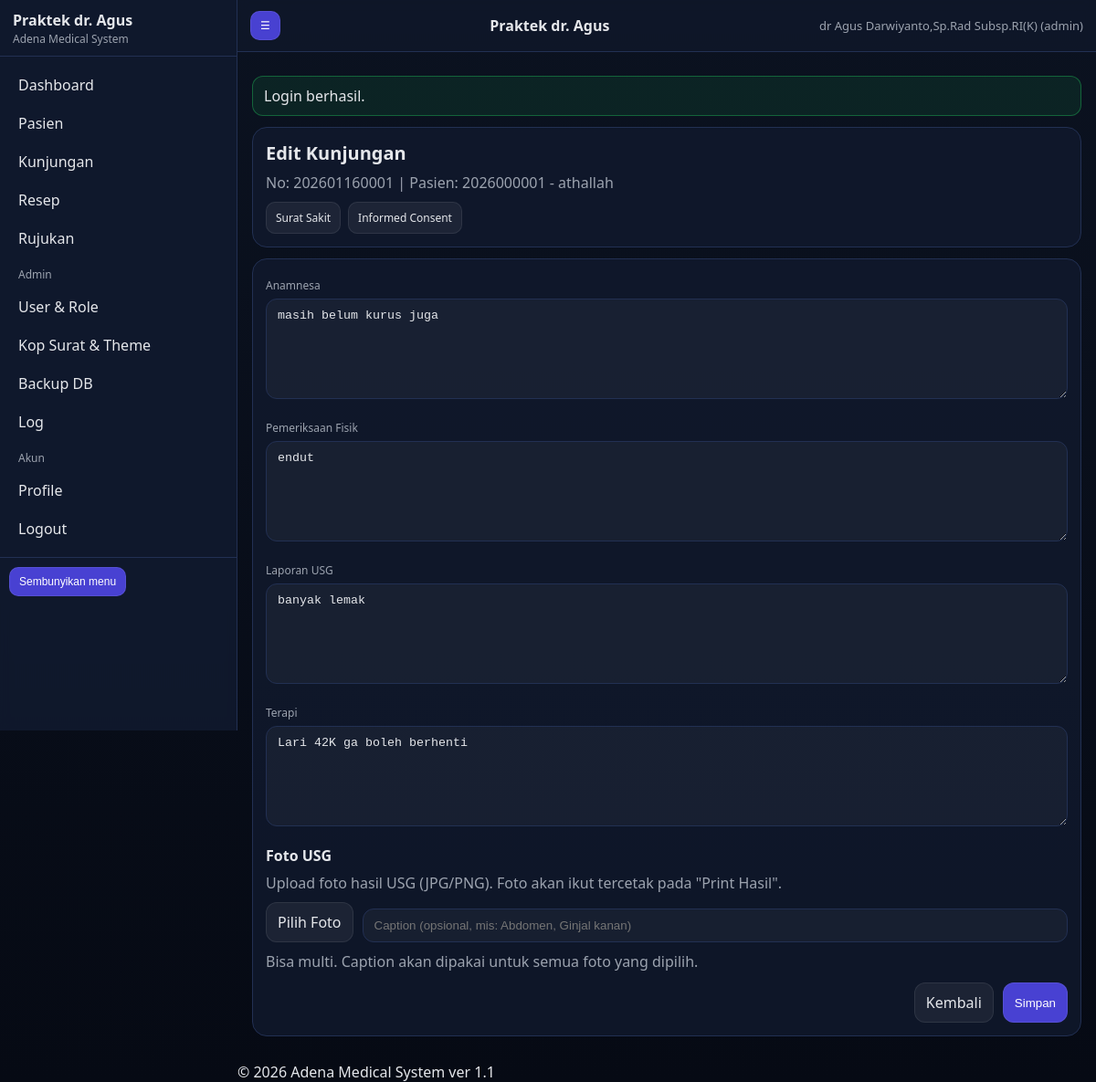
The app's page /visit_edit.php?id=3 (signed in) with its own data.
### tables this page shows
CREATE TABLE `visits` (
  `id` bigint(20) NOT NULL,
  `patient_id` bigint(20) NOT NULL,
  `visit_no` varchar(30) NOT NULL,
  `visit_date` datetime NOT NULL,
  `anamnesis` mediumtext DEFAULT NULL,
  `physical_exam` mediumtext DEFAULT NULL,
  `usg_report` mediumtext DEFAULT NULL,
  `therapy` mediumtext DEFAULT NULL,
  `doctor_id` int(11) DEFAULT NULL,
  `signature_path` varchar(255) DEFAULT NULL,
  `created_at` datetime NOT NULL,
  `updated_at` datetime DEFAULT NULL
);

CREATE TABLE `users` (
  `id` int(11) NOT NULL,
  `username` varchar(50) NOT NULL,
  `password_hash` varchar(255) NOT NULL,
  `role` enum('admin','dokter','perawat','sekretariat') NOT NULL DEFAULT 'dokter',
  `full_name` varchar(120) DEFAULT NULL,
  `sip` varchar(80) DEFAULT NULL,
  `phone` varchar(50) DEFAULT NULL,
  `email` varchar(120) DEFAULT NULL,
  `signature_path` varchar(255) DEFAULT NULL,
  `is_active` tinyint(1) NOT NULL DEFAULT 1,
  `created_at` datetime NOT NULL,
  `updated_at` datetime DEFAULT NULL
);

CREATE TABLE `patients` (
  `id` bigint(20) NOT NULL,
  `mrn` varchar(30) NOT NULL,
  `full_name` varchar(150) NOT NULL,
  `dob` date DEFAULT NULL,
  `gender` enum('L','P') NOT NULL,
  `address` varchar(255) DEFAULT NULL,
  `created_at` datetime NOT NULL
);

### app/helpers.php (called while the page is built, shortened)
<?php
function e(string $s): string { return htmlspecialchars($s, ENT_QUOTES, 'UTF-8'); }
function config(): array {
  static $cfg = null;
  if ($cfg === null) {
    $file = __DIR__ . '/config.php';
    if (!file_exists($file)) {
      $cfg = require __DIR__ . '/config.sample.php';
    } else {
      $cfg = require $file;
    }
  }
  return $cfg;
}
function base_path(): string {
  $bp = config()['base_path'] ?? '';
  return rtrim($bp, '/');
}
function url(string $path = ''): string {
  $bp = base_path();
  $path = '/' . ltrim($path, '/');
  return $bp . $path;
}
function ensure_dirs(): void {
  $cfg = config();
}
function flash_get(string $key): ?string {
  $msg = $_SESSION['_flash'][$key] ?? null;
  return $msg;
}

### app/config.php (called while the page is built)
<?php
return array (
  'installed' => true,
  'base_path' => '/AMS',
  'db' =>
  array (
    'host' => '127.0.0.1',
    'port' => 3306,
    'name' => 'ams11',
    'user' => 'root',
    'pass' => '',
    'charset' => 'utf8mb4',
  ),
  'security' =>
  array (
    'session_name' => 'AMSSESSID',
    'csrf_key' => '922e70ba681779f204f2c06607a7a469',
  ),
  'uploads' =>
  array (
    'logo_dir' => 'C:\\xampp\\htdocs\\AMS\\install/../storage/uploads/logo',
    'signature_dir' => 'C:\\xampp\\htdocs\\AMS\\install/../storage/uploads/signature',
  ),
  'paths' =>
  array (
    'logs' => 'C:\\xampp\\htdocs\\AMS\\install/../storage/logs',
    'backups' => 'C:\\xampp\\htdocs\\AMS\\install/../storage/backups',
  ),
  'gdrive' =>
  array (
    'enabled' => false,
    'service_account_json' => 'C:\\xampp\\htdocs\\AMS\\install/../storage/credentials/gdrive_service_account.json',
    'folder_id' => '',
  ),
);

### app/auth.php (called while the page is built, shortened)
<?php
require_once __DIR__ . '/helpers.php';
require_once __DIR__ . '/db.php';
function session_boot(): void {
  $cfg = config();
}
function auth_user(): ?array {
  return $_SESSION['user'] ?? null;
}

### app/db.php (called while the page is built, shortened)
<?php
require_once __DIR__ . '/helpers.php';
function db(): PDO {
  static $pdo = null;
  if ($pdo) return $pdo;
  $cfg = config()['db'];
  $dsn = sprintf('mysql:host=%s;port=%d;dbname=%s;charset=%s',
    $cfg['host'], (int)$cfg['port'], $cfg['name'], $cfg['charset'] ?? 'utf8mb4'
  );
  $opt = [
    PDO::ATTR_ERRMODE => PDO::ERRMODE_EXCEPTION,
    PDO::ATTR_DEFAULT_FETCH_MODE => PDO::FETCH_ASSOC,
    PDO::ATTR_EMULATE_PREPARES => false,
  ];
  try {
    $pdo = new PDO($dsn, $cfg['user'], $cfg['pass'], $opt);
  } catch (Throwable $e) {
    log_app('error', 'DB connection failed', ['err' => $e->getMessage()]);
    throw $e;
  }
  return $pdo;
}

### app/controllers/common.php (called while the page is built, shortened)
<?php
require_once __DIR__ . '/../helpers.php';
require_once __DIR__ . '/../db.php';
function get_settings(): array {
  $rows = db()->query("SELECT `key`,`value` FROM settings")->fetchAll();
  $s = [];
  foreach ($rows as $r) $s[$r['key']] = $r['value'];
  return $s;
}

### visit_edit.php (the view, shortened to what this page needs)
<?php
require_once __DIR__ . '/app/auth.php';
require_once __DIR__ . '/app/db.php';
require_once __DIR__ . '/app/controllers/common.php';
$u = auth_user();
$settings = get_settings();
$id = (int)($_GET['id'] ?? ($_POST['id'] ?? 0));
$st = db()->prepare(
  "SELECT v.*, p.full_name, p.mrn, p.dob, p.gender, p.address, u.full_name AS doctor_name
   FROM visits v
   JOIN patients p ON p.id=v.patient_id
   LEFT JOIN users u ON u.id=v.doctor_id
   WHERE v.id=?"
);
$st->execute([$id]);
$v = $st->fetch();
require __DIR__ . '/app/views/partials/header.php';
?>
<div class="card">
  <div class="h1">Edit Kunjungan</div>
  <div class="muted">No: <?= e($v['visit_no']) ?> | Pasien: <?= e($v['mrn'].' - '.$v['full_name']) ?></div>
  <div style="margin-top:10px;display:flex;gap:8px;flex-wrap:wrap">
    <a class="btn small secondary" href="<?= e(url('/sick_letters.php?visit_id='.(int)$id)) ?>">Surat Sakit</a>
    <a class="btn small secondary" href="<?= e(url('/consents.php?visit_id='.(int)$id)) ?>">Informed Consent</a>
  </div>
</div>
<div class="card">
  <form method="post" class="grid" autocomplete="off" enctype="multipart/form-data">
    <div class="col-12">
      <div class="label">Anamnesa</div>
      <textarea class="input" name="anamnesis"><?= e($v['anamnesis'] ?? '') ?></textarea>
    </div>
    <div class="col-12">
      <div class="label">Pemeriksaan Fisik</div>
      <textarea class="input" name="physical_exam"><?= e($v['physical_exam'] ?? '') ?></textarea>
    </div>
    <div class="col-12">
      <div class="label">Laporan USG</div>
      <textarea class="input" name="usg_report"><?= e($v['usg_report'] ?? '') ?></textarea>
    </div>
    <div class="col-12">
      <div class="label">Terapi</div>
      <textarea class="input" name="therapy"><?= e($v['therapy'] ?? '') ?></textarea>
    </div>
    <div class="col-12">
      <div class="h1" style="font-size:16px;margin-top:4px">Foto USG</div>
      <div class="muted">Upload foto hasil USG (JPG/PNG). Foto akan ikut tercetak pada "Print Hasil".</div>
      <div class="usg-upload-row" style="margin-top:10px">
        <label class="btn secondary" for="usg_images_edit">Pilih Foto</label>
        <input class="input" name="usg_caption" placeholder="Caption (opsional, mis: Abdomen, Ginjal kanan)" style="min-width:320px;flex:1">
        <div class="muted" style="align-self:center">Bisa multi. Caption akan dipakai untuk semua foto yang dipilih.</div>
      </div>
    </div>
    <div class="col-12" style="display:flex;justify-content:flex-end;gap:10px">
      <a class="btn secondary" href="<?= e(url('/visits.php?patient_id='.(int)$v['patient_id'])) ?>">Kembali</a>
      <button class="btn" type="submit">Simpan</button>
    </div>
  </form>
</div>
<?php require __DIR__ . '/app/views/partials/footer.php'; ?>

### app/views/partials/header.php (shortened to what this page needs)
<?php
require_once __DIR__ . '/../../helpers.php';
$settings = $settings ?? [];
$brand_title = $settings['brand_title'] ?? 'Praktek dr. Agus';
$badge = $settings['brand_badge'] ?? 'Adena Medical System';
$u = $u ?? null;
?>
<!doctype html>
<html lang="id">
<head>
  <link rel="stylesheet" href="<?= e(url('/public/assets/css/theme.css')) ?>">
</head>
<body>
<div class="layout">
  <aside class="sidebar no-print" id="sidebar">
    <div class="side-brand">
      <div class="side-text">
        <div class="side-title"><?= e($brand_title) ?></div>
        <div class="side-badge"><?= e($badge) ?></div>
      </div>
    </div>
    <nav class="side-nav">
      <a href="<?= e(url('/index.php')) ?>">Dashboard</a>
      <a href="<?= e(url('/patients.php')) ?>">Pasien</a>
      <a href="<?= e(url('/visits.php')) ?>">Kunjungan</a>
      <a href="<?= e(url('/prescriptions.php')) ?>">Resep</a>
      <a href="<?= e(url('/referrals.php')) ?>">Rujukan</a>
      <?php if ($u && $u['role'] === 'admin'): ?>
        <div class="nav-sep">Admin</div>
        <a href="<?= e(url('/users.php')) ?>">User & Role</a>
        <a href="<?= e(url('/settings.php')) ?>">Kop Surat & Theme</a>
        <a href="<?= e(url('/backup.php')) ?>">Backup DB</a>
        <a href="<?= e(url('/logs.php')) ?>">Log</a>
      <?php endif; ?>
      <div class="nav-sep">Akun</div>
      <a href="<?= e(url('/profile.php')) ?>">Profile</a>
      <a href="<?= e(url('/logout.php')) ?>">Logout</a>
    </nav>
    <div class="side-footer">
      <button class="btn small" type="button" onclick="toggleSidebar()">Sembunyikan menu</button>
    </div>
  </aside>
  <main class="main">
    <header class="topbar no-print">
      <button class="btn small" type="button" onclick="toggleSidebar()">☰</button>
      <div class="topbar-title"><?= e($brand_title) ?></div>
      <div class="topbar-user"><?= $u ? e($u['full_name']).' ('.e($u['role']).')' : '' ?></div>
    </header>
    <div class="container">
      <?php if ($msg = flash_get('ok')): ?><div class="alert ok"><?= e($msg) ?></div><?php endif; ?>

### public/assets/css/theme.css (style rules this page uses)
:root { --bg:#0b1220; --panel:#111a2e; --panel2:#0f172a; --text:#e5e7eb; --muted:#9ca3af; --line:#223053; --accent:#4f46e5; --danger:#ef4444; --ok:#22c55e; }
* { box-sizing:border-box }
body { margin:0;font-family:system-ui,-apple-system,Segoe UI,Roboto,Arial,sans-serif;background:linear-gradient(180deg,var(--bg),#060a14);color:var(--text) }
a { color:inherit;text-decoration:none }
.container { padding:16px;max-width:1100px;margin:0 auto }
.layout { display:flex;min-height:100vh }
.sidebar { width:260px;background:rgba(17,26,46,.92);border-right:1px solid var(--line);backdrop-filter: blur(6px);position:sticky;top:0;height:100vh;overflow:auto }
.side-brand { display:flex;gap:12px;align-items:center;padding:14px 14px 10px;border-bottom:1px solid var(--line) }
.side-title { font-weight:700;line-height:1.1 }
.side-badge { color:var(--muted);font-size:12px;margin-top:2px }
.side-nav { padding:10px }
.side-nav a { display:block;padding:10px 10px;border-radius:10px;color:var(--text) }
.nav-sep { margin:10px 10px 6px;color:var(--muted);font-size:12px }
.side-footer { padding:10px;border-top:1px solid var(--line) }
.main { flex:1 }
.topbar { display:flex;gap:10px;align-items:center;justify-content:space-between;padding:12px 14px;border-bottom:1px solid var(--line);background:rgba(15,23,42,.88);backdrop-filter: blur(6px);position:sticky;top:0;z-index:10 }
.topbar-title { font-weight:700 }
.topbar-user { color:var(--muted);font-size:13px }
.card { background:rgba(17,26,46,.8);border:1px solid var(--line);border-radius:16px;padding:14px;margin:12px 0 }
.h1 { font-size:20px;font-weight:800;margin:0 0 8px }
.muted { color:var(--muted) }
.grid { display:grid;grid-template-columns:repeat(12,1fr);gap:12px }
.col-12 { grid-column:span 12 }
.input, select, textarea { width:100%;padding:10px 12px;border-radius:12px;border:1px solid var(--line); background:rgba(255,255,255,.04);color:var(--text);outline:none }
textarea { min-height:110px;resize:vertical }
.label { font-size:12px;color:var(--muted);margin:6px 0 6px }
.btn { display:inline-flex;align-items:center;justify-content:center;gap:8px; padding:10px 12px;border-radius:12px;border:1px solid rgba(255,255,255,.08); background:rgba(79,70,229,.9);color:#fff;cursor:pointer }
.btn.secondary { background:rgba(255,255,255,.06);color:var(--text) }
.btn.small { padding:8px 10px;border-radius:10px;font-size:12px }
.alert { padding:10px 12px;border-radius:12px;border:1px solid var(--line);margin:10px 0 }
.alert.ok { border-color:rgba(34,197,94,.4);background:rgba(34,197,94,.1) }

### visit_edit.php (style rules this page uses)
.usg-upload-row { display:flex;gap:10px;flex-wrap:wrap;align-items:end }

### records on screen
visits: users.full_name "dr Agus Darwiyanto,Sp.Rad Subsp.RI(K)", visit_no "202601160001", patient.full_name "2026000001 - athallah", anamnesis "masih belum kurus juga", physical_exam "endut", usg_report "banyak lemak", therapy "Lari 42K ga boleh berhenti"

### other values on screen
$brand_title "Praktek dr. Agus"
$badge "Adena Medical System"
$u['role'] "admin"
$msg "Login berhasil."
$footer_text "© 2026 Adena Medical System ver 1.1"
